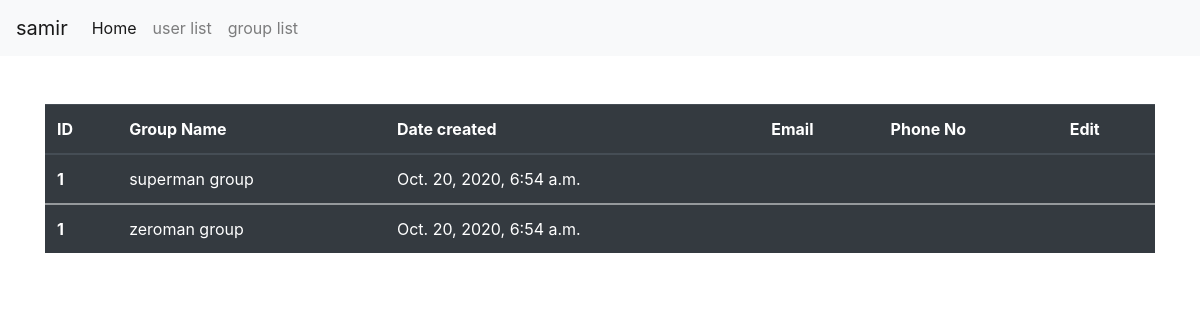
Page /group/ on the earlier database version.
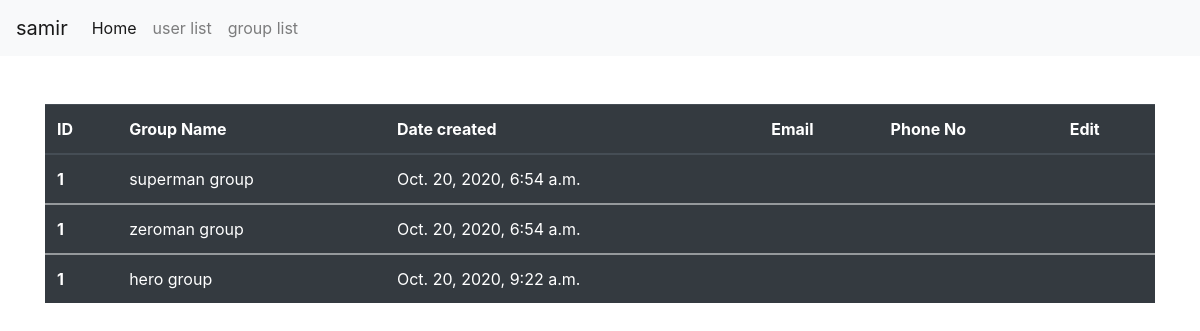
Same page on the later database version.
### dj_app/models.py (models this page shows, shortened)
class Group(models.Model):
    group_name = models.CharField(max_length=20, null=True)
    date_created = models.DateTimeField(auto_now_add=True, blank=True)
    add_user = models.ManyToManyField(User)

### dj_app/views.py (the view)
# urls.py: path("group/", views.group, name="group"),
def group(request):  # this admin may cause error in future
    group_data = Group.objects.all()
    return render(request, 'group.html', {"group": group_data})

### templates/group.html
{% extends 'base.html' %} {% block main %} {% include 'navbar.html' %}
<div class="container">
  <br />
  <br />
  <table class="table table-dark">
    <thead>
      <tr>
        <th scope="col">ID</th>
        <th scope="col">Group Name</th>
        <th scope="col">Date created</th>
        <th scope="col">Email</th>
        <th scope="col">Phone No</th>
        <th scope="col">Edit</th>
      </tr>
    </thead>
    {% for i in group %}
    <tbody>
      <tr>
        <th scope="row">1</th>
        <td>{{i.group_name}}</td>
        <td>{{i.date_created}}</td>
      </tr>
    </tbody>
    {% endfor %}
  </table>
</div>
{% endblock main %}

Differences in the rows shown:
added Group: group_name "hero group", date_created "Oct. 20, 2020, 9:22 a.m."
